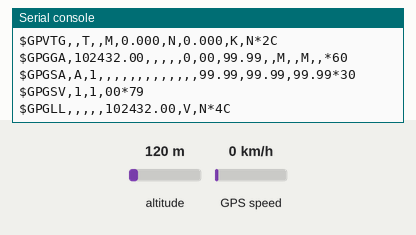
Simulated run of this program. Board: Raspberry Pi Pico running CircuitPython. Parts: the last lines printed to the serial console. Inputs (shaded band) come from the test bench; at power-on: GPS speed 0 km/h, altitude 120 m. The GPS gets a fix after 3 s at 37.7749, -122.4194 with 8 satellites.

Above: at 2.2 s.
2.3 s: GPS speed set to 30 km/h
At 3.8 s:
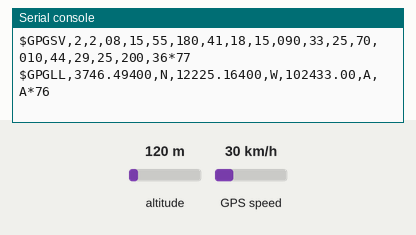
4.5 s: altitude set to 20 m
At 5.8 s:
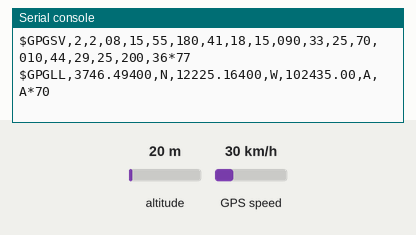
7.5 s: altitude set to 500 m
At 8.8 s:
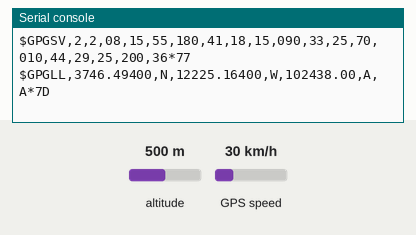
9.5 s: GPS speed set to 90 km/h
At 10.8 s:
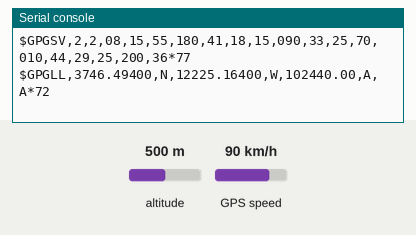
12.5 s: GPS speed set to 118 km/h
At 13.8 s:
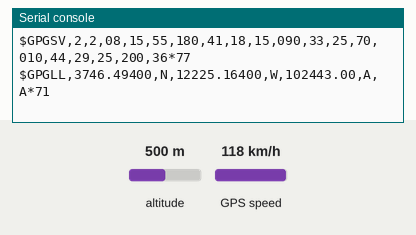
15.5 s: altitude set to 250 m
At 18.8 s:
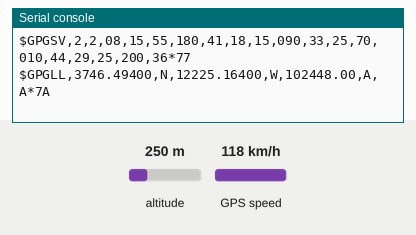
Timing chart, 0 to 19.5 s (numbered marks = the images above; inputs shaded):
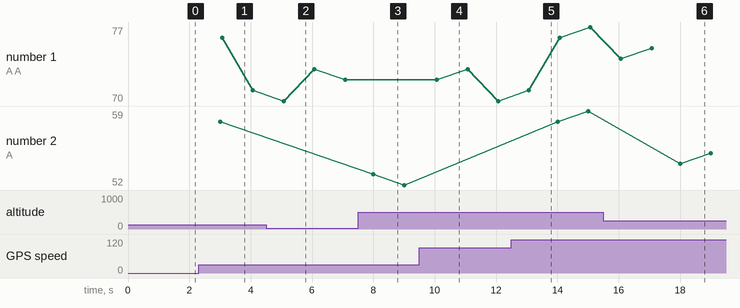

Measured:
- after the input at 2.3 s, the serial console: prints a new line after 0.70 s (image 1)
- after the input at 4.5 s, the serial console: prints a new line after 0.53 s (image 2)
- after the input at 7.5 s, the serial console: prints a new line after 0.52 s (image 3)
- after the input at 9.5 s, the serial console: prints a new line after 0.50 s (image 4)
- after the input at 12.5 s, the serial console: prints a new line after 0.50 s (image 5)
- after the input at 15.5 s, the serial console: prints a new line after 0.53 s (image 6)

The program:

rawnmea.py
```python
import time
import board
import busio

# NOTE: The adafruit_gps library is no longer needed for reading raw data,
# but we keep the module for initial configuration commands.
import adafruit_gps
import supervisor  # Use supervisor.runtime.serial_bytes_available for Pico/CircuitPython

# --- 1. GPS UART Setup ---
# Set the pins used to communicate with the GPS module
rx = board.GP8
tx = board.GP9
# Create the UART object for the GPS module itself (typically 9600 baud)
gps_uart = busio.UART(rx, tx, baudrate=9600, timeout=10)

# --- 2. GPS Configuration ---
# Create a temporary GPS instance just to send configuration commands.
gps = adafruit_gps.GPS(gps_uart, debug=False)

# Turn on the basic GGA and RMC info (what you typically want)
# This sends configuration commands to the GPS module.
gps.send_command(b"PMTK314,0,1,0,1,0,0,0,0,0,0,0,0,0,0,0,0,0,0,0")
# Set update rate to once a second (1hz)
gps.send_command(b"PMTK220,1000")

# Give the GPS time to process commands
time.sleep(1)

print("--- Starting Raw NMEA Stream ---")
print("Data will be streamed over USB at 115200 baud.")
print("=" * 40)

# --- 3. Main Loop: Read and Print Raw Data ---
while True:
    # Check if there is any data available from the GPS module's UART
    if gps_uart.in_waiting > 0:
        # Read the entire line from the GPS module
        raw_line = gps_uart.readline()

        if raw_line:
            try:
                # Decode the bytes into a string
                nmea_sentence = raw_line.decode("utf-8").strip()

                # Check if it looks like a valid NMEA sentence
                if nmea_sentence.startswith("$G"):
                    # Print the raw NMEA sentence to the USB serial stream.
                    # This is what the PySimpleGUI host program will read.
                    print(nmea_sentence)

            except UnicodeError:
                # Ignore partial or malformed lines that can't be decoded
                pass

    # We remove the 1.0 second print timing logic since we want to print
    # data immediately as it arrives, which is usually every second (1Hz).
    time.sleep(0.01)  # Short delay to prevent pegging the CPU
```
